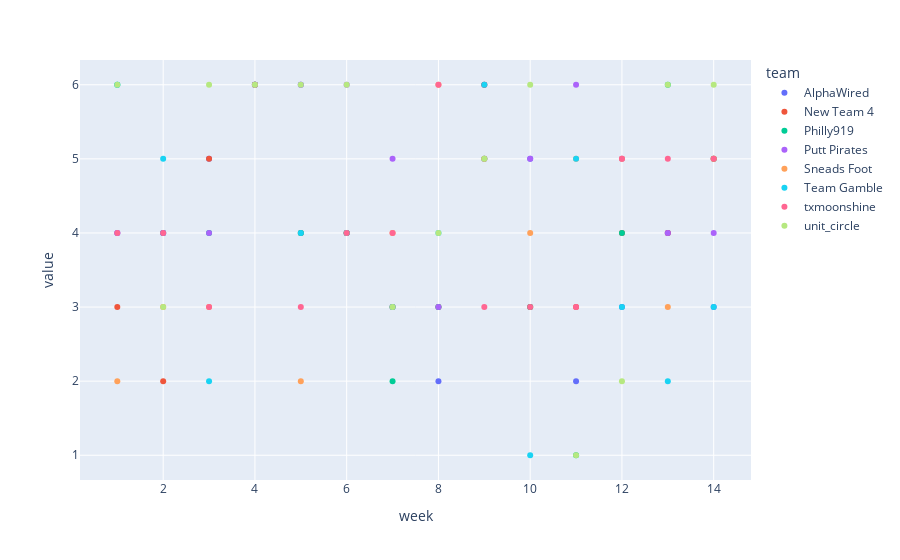

The cell this chart's notebook holds for it:
### Code cell
df1 = df.groupby(['week','team'],as_index=False)['cuts_made'].sum()
# df1 = df1.pivot(index='week',columns='team',values='cuts_made')
px.scatter(df1)

### Figure 1 — Plotly figure (JSON) as saved in the notebook; plotly's stock layout.template omitted (floating-point values rounded to 4 significant figures)
{"data": [{"hovertemplate": "team=AlphaWired<br>week=%{x}<br>value=%{y}<extra></extra>", "legendgroup": "AlphaWired", "marker": {"color": "#636efa", "symbol": "circle"}, "mode": "markers", "name": "AlphaWired", "orientation": "v", "showlegend": true, "type": "scatter", "x": [1, 2, 3, 4, 5, 6, 7, 8, 9, 10, 11, 12, 13, 14], "xaxis": "x", "y": [4, 4, 5, 6, 6, 4, 3, 2, 6, 5, 2, 3, 4, 3], "yaxis": "y"}, {"hovertemplate": "team=New Team 4<br>week=%{x}<br>value=%{y}<extra></extra>", "legendgroup": "New Team 4", "marker": {"color": "#EF553B", "symbol": "circle"}, "mode": "markers", "name": "New Team 4", "orientation": "v", "showlegend": true, "type": "scatter", "x": [1, 2, 3, 4, 5, 6, 7, 8, 9, 10, 11, 12, 13, 14], "xaxis": "x", "y": [3, 2, 5, 6, 4, 4, 3, 3, 6, 3, 3, 4, 4, 5], "yaxis": "y"}, {"hovertemplate": "team=Philly919<br>week=%{x}<br>value=%{y}<extra></extra>", "legendgroup": "Philly919", "marker": {"color": "#00cc96", "symbol": "circle"}, "mode": "markers", "name": "Philly919", "orientation": "v", "showlegend": true, "type": "scatter", "x": [1, 2, 3, 4, 5, 6, 7, 8, 9, 10, 11, 12, 13, 14], "xaxis": "x", "y": [6, 4, 4, 6, 4, 4, 2, 3, 5, 3, 1, 4, 6, 5], "yaxis": "y"}, {"hovertemplate": "team=Putt Pirates<br>week=%{x}<br>value=%{y}<extra></extra>", "legendgroup": "Putt Pirates", "marker": {"color": "#ab63fa", "symbol": "circle"}, "mode": "markers", "name": "Putt Pirates", "orientation": "v", "showlegend": true, "type": "scatter", "x": [1, 2, 3, 4, 5, 6, 7, 8, 9, 10, 11, 12, 13, 14], "xaxis": "x", "y": [4, 4, 4, 6, 6, 6, 5, 3, 5, 5, 6, 5, 4, 4], "yaxis": "y"}, {"hovertemplate": "team=Sneads Foot<br>week=%{x}<br>value=%{y}<extra></extra>", "legendgroup": "Sneads Foot", "marker": {"color": "#FFA15A", "symbol": "circle"}, "mode": "markers", "name": "Sneads Foot", "orientation": "v", "showlegend": true, "type": "scatter", "x": [1, 2, 3, 4, 5, 6, 7, 8, 9, 10, 11, 12, 13, 14], "xaxis": "x", "y": [2, 3, 3, 6, 2, 4, 4, 6, 5, 4, 5, 5, 3, 5], "yaxis": "y"}, {"hovertemplate": "team=Team Gamble<br>week=%{x}<br>value=%{y}<extra></extra>", "legendgroup": "Team Gamble", "marker": {"color": "#19d3f3", "symbol": "circle"}, "mode": "markers", "name": "Team Gamble", "orientation": "v", "showlegend": true, "type": "scatter", "x": [1, 2, 3, 4, 5, 6, 7, 8, 9, 10, 11, 12, 13, 14], "xaxis": "x", "y": [6, 5, 2, 6, 4, 4, 3, 4, 6, 1, 5, 3, 2, 3], "yaxis": "y"}, {"hovertemplate": "team=txmoonshine<br>week=%{x}<br>value=%{y}<extra></extra>", "legendgroup": "txmoonshine", "marker": {"color": "#FF6692", "symbol": "circle"}, "mode": "markers", "name": "txmoonshine", "orientation": "v", "showlegend": true, "type": "scatter", "x": [1, 2, 3, 4, 5, 6, 7, 8, 9, 10, 11, 12, 13, 14], "xaxis": "x", "y": [4, 4, 3, 6, 3, 4, 4, 6, 3, 3, 3, 5, 5, 5], "yaxis": "y"}, {"hovertemplate": "team=unit_circle<br>week=%{x}<br>value=%{y}<extra></extra>", "legendgroup": "unit_circle", "marker": {"color": "#B6E880", "symbol": "circle"}, "mode": "markers", "name": "unit_circle", "orientation": "v", "showlegend": true, "type": "scatter", "x": [1, 2, 3, 4, 5, 6, 7, 8, 9, 10, 11, 12, 13, 14], "xaxis": "x", "y": [6, 3, 6, 6, 6, 6, 3, 4, 5, 6, 1, 2, 6, 6], "yaxis": "y"}], "layout": {"legend": {"title": {"text": "team"}, "tracegroupgap": 0}, "margin": {"t": 60}, "xaxis": {"anchor": "y", "domain": [0, 1], "title": {"text": "week"}}, "yaxis": {"anchor": "x", "domain": [0, 1], "title": {"text": "value"}}}}
